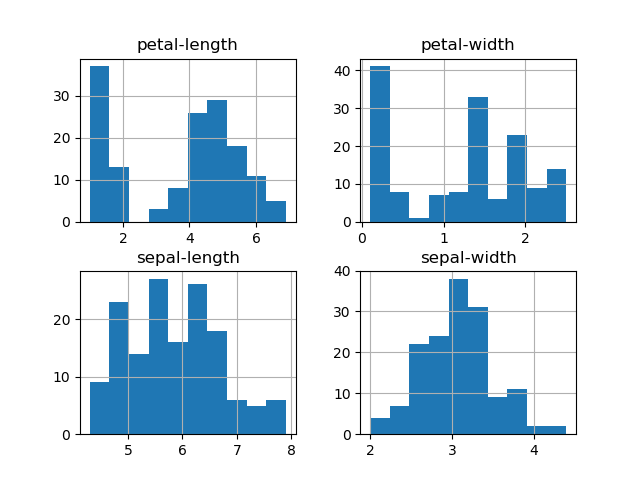

The script that drew this image:
#Import our 
import pandas
from pandas.plotting import boxplot
from pandas.plotting import scatter_matrix
import matplotlib.pyplot as plt

#Referenece https://machinelearningmastery.com/machine-learning-in-python-step-by-step/

# Assign file to the var iris, add names for columns and assign those to the var df
iris = "iris.txt"
names = ['sepal-length', 'sepal-width', 'petal-length', 'petal-width', 'class']
df = pandas.read_csv(iris, names=names)

#Create the histogram and show the graph based on the dataframe df
df.hist()
plt.show()
